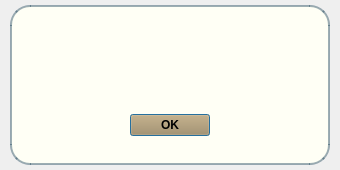
<?xml version="1.0" encoding="UTF-8"?>
<ui version="4.0">
 <class>warningWindow</class>
 <widget class="QDialog" name="warningWindow">
  <property name="windowModality">
   <enum>Qt::ApplicationModal</enum>
  </property>
  <property name="geometry">
   <rect>
    <x>0</x>
    <y>0</y>
    <width>340</width>
    <height>170</height>
   </rect>
  </property>
  <property name="minimumSize">
   <size>
    <width>340</width>
    <height>170</height>
   </size>
  </property>
  <property name="windowTitle">
   <string>Dialog</string>
  </property>
  <widget class="QDialogButtonBox" name="buttonBox">
   <property name="geometry">
    <rect>
     <x>130</x>
     <y>110</y>
     <width>80</width>
     <height>30</height>
    </rect>
   </property>
   <property name="styleSheet">
    <string notr="true">QDialogButtonBox QPushButton{
background-color: rgba(170,137,84,255);
font-weight: bold;
}

QDialogButtonBox QPushButton:hover {
background-color: rgba(187,161,118,255);

}

QDialogButtonBox QPushButton:pressed {
background-color: rgba(187,161,118,255);
padding-left: 1px;
padding-top: 1px;
}</string>
   </property>
   <property name="orientation">
    <enum>Qt::Horizontal</enum>
   </property>
   <property name="standardButtons">
    <set>QDialogButtonBox::Ok</set>
   </property>
   <property name="centerButtons">
    <bool>true</bool>
   </property>
  </widget>
  <widget class="QLabel" name="label">
   <property name="geometry">
    <rect>
     <x>10</x>
     <y>5</y>
     <width>320</width>
     <height>160</height>
    </rect>
   </property>
   <property name="styleSheet">
    <string notr="true">border: 2px solid rgba(46,82,101,120);
background-color: rgba(255,255,245,255);
border-radius: 20px;</string>
   </property>
   <property name="text">
    <string/>
   </property>
  </widget>
  <widget class="QLabel" name="warningText">
   <property name="geometry">
    <rect>
     <x>25</x>
     <y>30</y>
     <width>291</width>
     <height>71</height>
    </rect>
   </property>
   <property name="font">
    <font>
     <family>MS Sans Serif</family>
     <pointsize>12</pointsize>
     <weight>75</weight>
     <bold>true</bold>
    </font>
   </property>
   <property name="styleSheet">
    <string notr="true">QLabel {
    color: #333333;
}
</string>
   </property>
   <property name="text">
    <string/>
   </property>
   <property name="scaledContents">
    <bool>false</bool>
   </property>
   <property name="alignment">
    <set>Qt::AlignCenter</set>
   </property>
  </widget>
  <zorder>label</zorder>
  <zorder>warningText</zorder>
  <zorder>buttonBox</zorder>
 </widget>
 <resources>
  <include location="res.qrc"/>
 </resources>
 <connections>
  <connection>
   <sender>buttonBox</sender>
   <signal>accepted()</signal>
   <receiver>warningWindow</receiver>
   <slot>accept()</slot>
   <hints>
    <hint type="sourcelabel">
     <x>248</x>
     <y>254</y>
    </hint>
    <hint type="destinationlabel">
     <x>157</x>
     <y>274</y>
    </hint>
   </hints>
  </connection>
  <connection>
   <sender>buttonBox</sender>
   <signal>rejected()</signal>
   <receiver>warningWindow</receiver>
   <slot>reject()</slot>
   <hints>
    <hint type="sourcelabel">
     <x>316</x>
     <y>260</y>
    </hint>
    <hint type="destinationlabel">
     <x>286</x>
     <y>274</y>
    </hint>
   </hints>
  </connection>
 </connections>
</ui>
